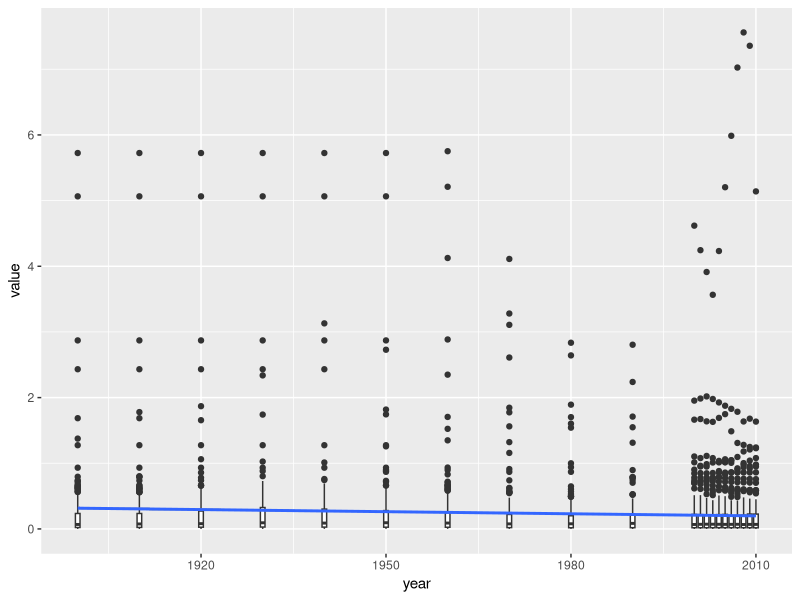
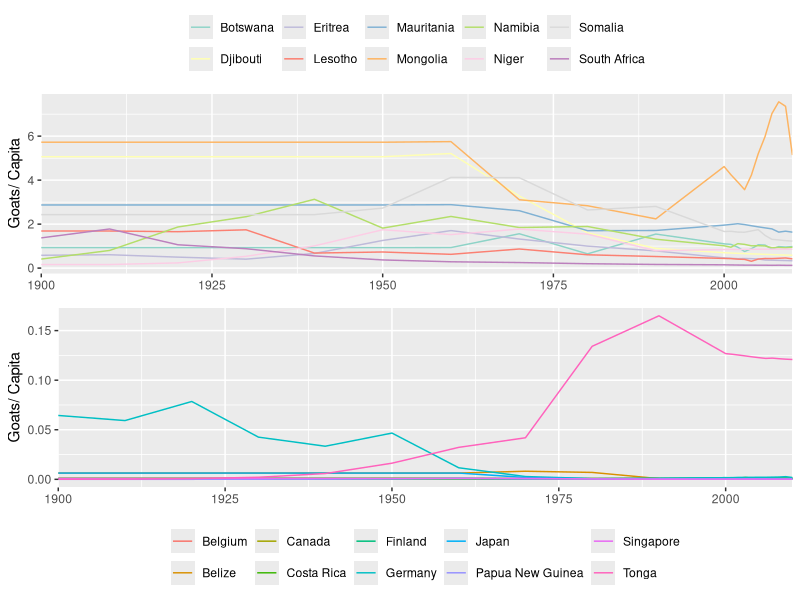

The R script that drew these images, in order:
## ---- chunk 1
knitr::opts_chunk$set(
  warning = FALSE, 
  message = FALSE
)
## ---- chunk 2
# Load libraries
library(tidyverse)
library(gridExtra)

# Load data
goats <- read_csv("../../static/data/GoatsperCapita_Compact.csv") %>% 
  filter(year >= 1900)
## ---- chunk 3
goats %>% 
  group_by(year) %>% 
  select(-ccode, -country.name) %>% 
  summarise(value = mean(value)) %>% 
  ggplot(aes(x = year, y = value)) +
  geom_boxplot(data = goats, aes(group = year)) +
  geom_smooth(method = "lm")
## ---- chunk 4
# Top 10 goat having countries
goats_top <- goats %>% 
  arrange(desc(value)) %>% 
  filter(ccode %in% head(unique(ccode), 10))

# Bottom 10
goats_bottom <- goats %>% 
  arrange(value) %>% 
  filter(ccode %in% head(unique(ccode), 10))

# Line graphs
gt <- ggplot(data = goats_top, aes(x = year, y = value)) +
  geom_line(aes(colour = country.name)) +
  labs(y = "Goats/ Capita", x = NULL) +
  scale_x_continuous(expand = c(0,0)) +
  scale_color_brewer(name = NULL, palette = "Set3") +
  theme(legend.position = "top")
gb <- ggplot(data = goats_bottom, aes(x = year, y = value)) +
  geom_line(aes(colour = country.name)) +
  labs(y = "Goats/ Capita", x = NULL) +
  scale_x_continuous(expand = c(0,0)) +
  theme(legend.position = "bottom",
        legend.title = element_blank())

# Combine
grid.arrange(gt, gb)
